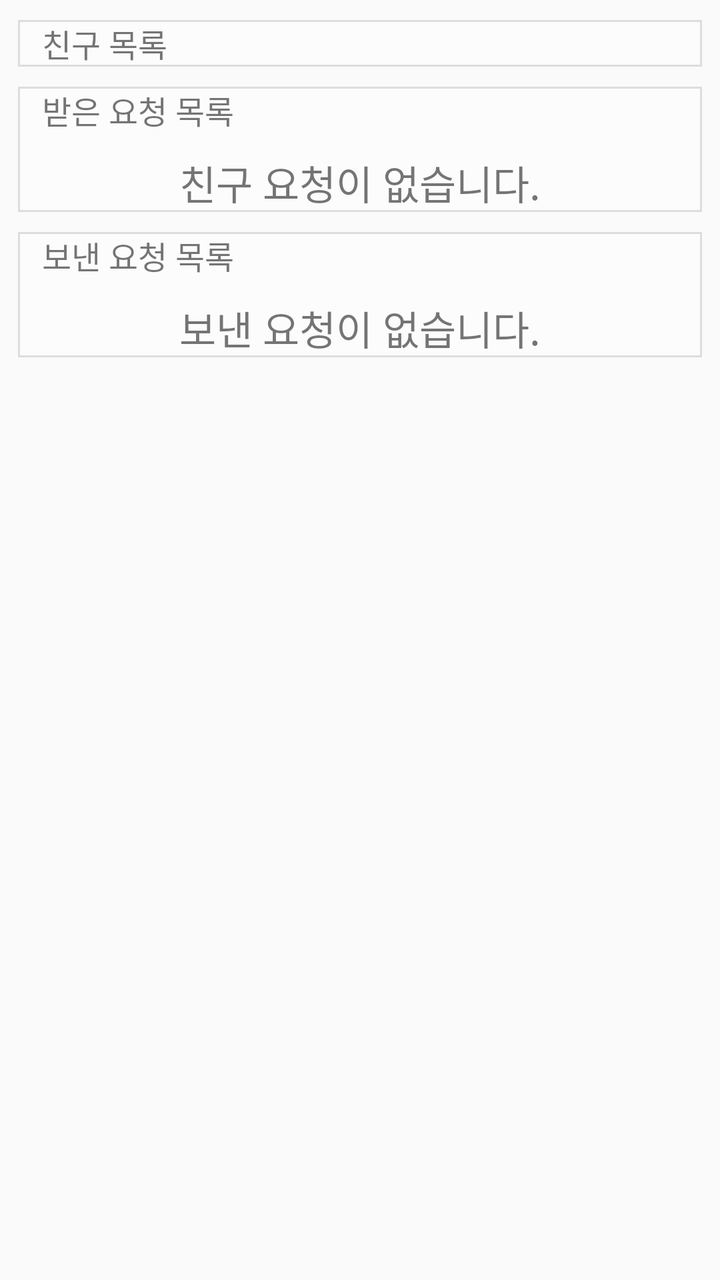
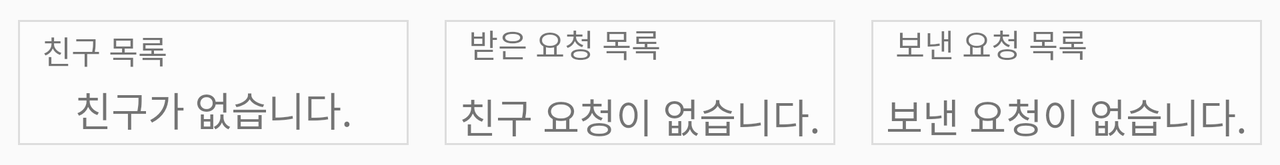

An Android layout and its configuration variant, each rendered on a device that would load it. The default file and the variant file are quoted in full after the pictures.
<!-- AndroidManifest.xml: application theme AppTheme -->
<!-- res/layout/friends.xml -->
<?xml version="1.0" encoding="utf-8"?>
<LinearLayout
    xmlns:android="http://schemas.android.com/apk/res/android"
    xmlns:app="http://schemas.android.com/apk/res-auto"
    android:layout_width="match_parent"
    android:layout_height="match_parent"
    android:orientation="vertical">

    <LinearLayout
        android:id="@+id/linearLayout"
        android:layout_width="match_parent"
        android:layout_height="wrap_content"
        android:layout_marginStart="9dp"
        android:layout_marginLeft="9dp"
        android:layout_marginTop="10dp"
        android:layout_marginEnd="9dp"
        android:layout_marginRight="9dp"
        android:background="@drawable/bottom"
        android:orientation="vertical">

        <LinearLayout
            android:layout_width="match_parent"
            android:layout_height="wrap_content"
            android:orientation="horizontal">

            <TextView
                android:id="@+id/textView"
                android:layout_width="wrap_content"
                android:layout_height="wrap_content"
                android:text="   친구 목록"
                android:textSize="16sp" />

            <View
                android:layout_width="0dp"
                android:layout_height="0dp"
                android:layout_weight="1" />

            <ImageView
                android:id="@+id/fp"
                android:layout_width="20dp"
                android:layout_height="20dp"
                android:layout_gravity="right|center_vertical"
                android:layout_marginRight="20dp"
                android:gravity="right"
                android:src="@drawable/plus" />

        </LinearLayout>

        <ListView
            android:id="@+id/friends_list"
            android:layout_width="match_parent"
            android:layout_height="wrap_content"
            android:orientation="vertical" />
    </LinearLayout>
    <LinearLayout
        android:id="@+id/linearLayout2"
        android:layout_width="match_parent"
        android:layout_height="wrap_content"
        android:layout_marginStart="9dp"
        android:layout_marginLeft="9dp"
        android:layout_marginTop="10dp"
        android:layout_marginEnd="9dp"
        android:layout_marginRight="9dp"
        android:background="@drawable/bottom"
        android:orientation="vertical">

       <TextView
           android:id="@+id/textView2"
           android:layout_width="match_parent"
           android:layout_height="wrap_content"
           android:text="   받은 요청 목록"
           android:textSize="16sp" />
        <TextView
            android:id="@+id/fromText"
            android:layout_marginTop="10dp"
            android:layout_width="match_parent"
            android:layout_height="wrap_content"
            android:gravity="center"
            android:text="친구 요청이 없습니다."
            android:textSize="20sp"/>
        <ListView
            android:id="@+id/friends_request_list"
            android:layout_width="match_parent"
            android:layout_height="wrap_content"
            android:orientation="vertical" />
    </LinearLayout>
    <LinearLayout
        android:id="@+id/linearLayout3"
        android:layout_width="match_parent"
        android:layout_height="wrap_content"
        android:layout_marginStart="9dp"
        android:layout_marginLeft="9dp"
        android:layout_marginTop="10dp"
        android:layout_marginEnd="9dp"
        android:layout_marginRight="9dp"
        android:background="@drawable/bottom"
        android:orientation="vertical">

        <TextView
            android:id="@+id/textView3"
            android:layout_width="match_parent"
            android:layout_height="wrap_content"
            android:text="   보낸 요청 목록"
            android:textSize="16sp" />
        <TextView
            android:layout_marginTop="10dp"
            android:layout_width="match_parent"
            android:layout_height="wrap_content"
            android:gravity="center"
            android:id="@+id/toText"
            android:text="보낸 요청이 없습니다."
            android:textSize="20sp"/>
        <ListView
            android:id="@+id/friends_request_list2"
            android:layout_width="match_parent"
            android:layout_height="wrap_content"
            android:orientation="vertical" />
    </LinearLayout>
</LinearLayout>
<!-- resources referenced by this layout -->
<resources>
  <!-- drawable bottom (drawable) -->
  <?xml version="1.0" encoding="utf-8"?>
  <selector xmlns:android="http://schemas.android.com/apk/res/android">
      <item android:bottom="1dp">
          <shape android:shape="rectangle">
              <stroke android:width="1dp" android:color="#FFDDDDDD" />
              <solid android:color="#60ffffff" />
          </shape>
      </item>
  </selector>
  <style name="AppTheme" parent="Theme.AppCompat.Light.NoActionBar">
          
          <item name="colorPrimary">@color/colorPrimary</item>
          <item name="colorPrimaryDark">#3065AC</item>
          <item name="colorAccent">@color/colorAccent</item>
      </style>
</resources>
<!-- res/layout-land/friends.xml (the repository's variant of the layout above) -->
<!-- drawn on the phone turned sideways -->
<?xml version="1.0" encoding="utf-8"?>
<LinearLayout
    xmlns:android="http://schemas.android.com/apk/res/android"
    android:layout_width="match_parent"
    android:layout_height="wrap_content"
    android:layout_marginBottom="10dp"
    android:orientation="horizontal">
    <LinearLayout
        android:id="@+id/linearLayout"
        android:layout_width="0dp"
        android:layout_height="match_parent"
        android:layout_weight="1"
        android:layout_marginStart="9dp"
        android:layout_marginLeft="9dp"
        android:layout_marginTop="10dp"
        android:layout_marginEnd="9dp"
        android:layout_marginRight="9dp"

        android:background="@drawable/bottom"
        android:orientation="vertical">
        <LinearLayout
            android:layout_width="match_parent"
            android:layout_height="30dp"
            android:orientation="horizontal">
            <TextView
                android:layout_gravity="center"
                android:gravity="center"
                android:id="@+id/textView"
                android:layout_width="wrap_content"
                android:layout_height="wrap_content"
                android:text="   친구 목록"
                android:textSize="16sp" />
            <View
                android:layout_width="0dp"
                android:layout_height="0dp"
                android:layout_weight="1" />
            <ImageView
                android:id="@+id/fp"
                android:layout_width="20dp"
                android:layout_height="20dp"
                android:layout_gravity="right|center_vertical"
                android:layout_marginRight="20dp"
                android:gravity="right"
                android:src="@drawable/plus" />
        </LinearLayout>
        <TextView
            android:id="@+id/listText"
            android:layout_width="match_parent"
            android:layout_height="wrap_content"
            android:gravity="center"
            android:text="친구가 없습니다."
            android:textSize="20sp"/>
        <ListView
            android:id="@+id/friends_list"
            android:layout_width="match_parent"
            android:layout_height="wrap_content"/>
    </LinearLayout>
    <LinearLayout
        android:id="@+id/linearLayout2"
        android:layout_width="0dp"
        android:layout_height="match_parent"
        android:layout_weight="1"
        android:layout_marginStart="9dp"
        android:layout_marginLeft="9dp"
        android:layout_marginTop="10dp"
        android:layout_marginEnd="9dp"
        android:layout_marginRight="9dp"
        android:background="@drawable/bottom"
        android:orientation="vertical">
        <TextView
            android:id="@+id/textView2"
            android:layout_width="match_parent"
            android:layout_height="wrap_content"
            android:text="   받은 요청 목록"
            android:textSize="16sp" />
        <TextView
            android:id="@+id/fromText"
            android:layout_marginTop="10dp"
            android:layout_width="match_parent"
            android:layout_height="wrap_content"
            android:gravity="center"
            android:text="친구 요청이 없습니다."
            android:textSize="20sp"/>
        <ListView
            android:id="@+id/friends_request_list"
            android:layout_width="match_parent"
            android:layout_height="wrap_content" />
    </LinearLayout>
    <LinearLayout
        android:id="@+id/linearLayout3"
        android:layout_width="0dp"
        android:layout_height="match_parent"
        android:layout_weight="1"
        android:layout_marginStart="9dp"
        android:layout_marginLeft="9dp"
        android:layout_marginTop="10dp"
        android:layout_marginEnd="9dp"
        android:layout_marginRight="9dp"
        android:background="@drawable/bottom"
        android:orientation="vertical">
        <TextView
            android:id="@+id/textView3"
            android:layout_width="match_parent"
            android:layout_height="wrap_content"
            android:text="   보낸 요청 목록"
            android:textSize="16sp" />
        <TextView
            android:layout_marginTop="10dp"
            android:layout_width="match_parent"
            android:layout_height="wrap_content"
            android:gravity="center"
            android:id="@+id/toText"
            android:text="보낸 요청이 없습니다."
            android:textSize="20sp"/>
        <ListView
            android:id="@+id/friends_request_list2"
            android:layout_width="match_parent"
            android:layout_height="wrap_content"/>
    </LinearLayout>
</LinearLayout>
